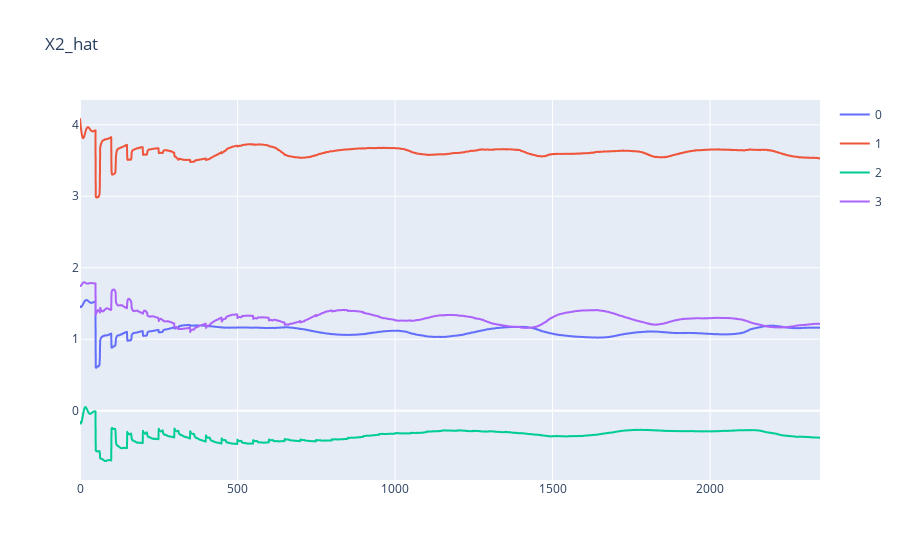

Notebook cell for this chart:
### Code cell
util.plotting(X2_hat_multistep.detach().numpy()[:, -1, :], title='X2_hat');

### Figure 1 — Plotly figure (JSON) as saved in the notebook; plotly's stock layout.template omitted (floating-point values rounded to 4 significant figures; data arrays with more than 128 entries replaced by an {"elided": "..."} marker saying what was removed)
{"data": [{"hovertemplate": "variable=0<br>index=%{x}<br>value=%{y}<extra></extra>", "legendgroup": "0", "line": {"color": "#636efa", "dash": "solid"}, "marker": {"symbol": "circle"}, "mode": "lines", "name": "0", "showlegend": true, "type": "scattergl", "x": {"elided": "2350 int values"}, "xaxis": "x", "y": {"elided": "2350 float values"}, "yaxis": "y"}, {"hovertemplate": "variable=1<br>index=%{x}<br>value=%{y}<extra></extra>", "legendgroup": "1", "line": {"color": "#EF553B", "dash": "solid"}, "marker": {"symbol": "circle"}, "mode": "lines", "name": "1", "showlegend": true, "type": "scattergl", "x": {"elided": "2350 int values"}, "xaxis": "x", "y": {"elided": "2350 float values"}, "yaxis": "y"}, {"hovertemplate": "variable=2<br>index=%{x}<br>value=%{y}<extra></extra>", "legendgroup": "2", "line": {"color": "#00cc96", "dash": "solid"}, "marker": {"symbol": "circle"}, "mode": "lines", "name": "2", "showlegend": true, "type": "scattergl", "x": {"elided": "2350 int values"}, "xaxis": "x", "y": {"elided": "2350 float values"}, "yaxis": "y"}, {"hovertemplate": "variable=3<br>index=%{x}<br>value=%{y}<extra></extra>", "legendgroup": "3", "line": {"color": "#ab63fa", "dash": "solid"}, "marker": {"symbol": "circle"}, "mode": "lines", "name": "3", "showlegend": true, "type": "scattergl", "x": {"elided": "2350 int values"}, "xaxis": "x", "y": {"elided": "2350 float values"}, "yaxis": "y"}], "layout": {"title": {"text": "X2_hat"}}}
